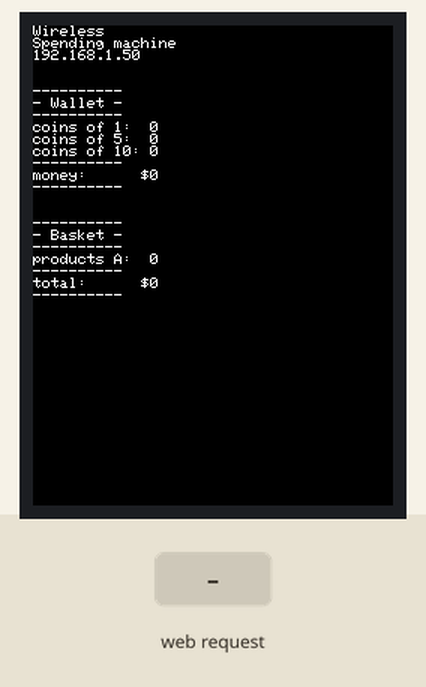
Recording of a sketch running on a simulated ESP32. Parts: 240×320 colour display. The test bench sets the inputs (shaded band). WiFi joins after 1.5 s; servers stay silent unless stated; what the sketch prints to the serial monitor is not drawn.

Above: at 2.9 s.
3.0 s: HTTP request GET /E received
At 4.2 s:
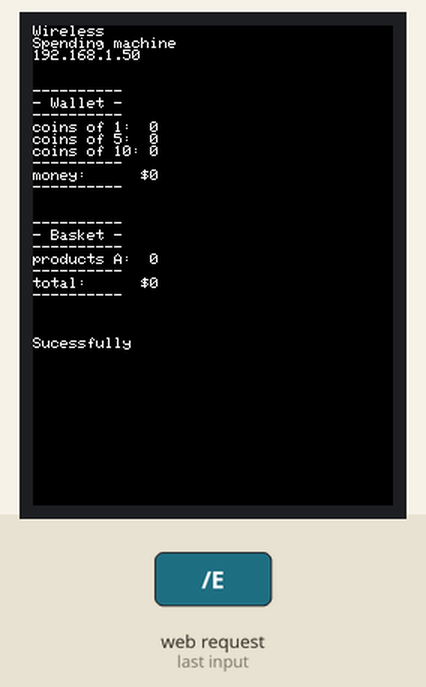
6.0 s: HTTP request GET /A received
At 6.5 s:
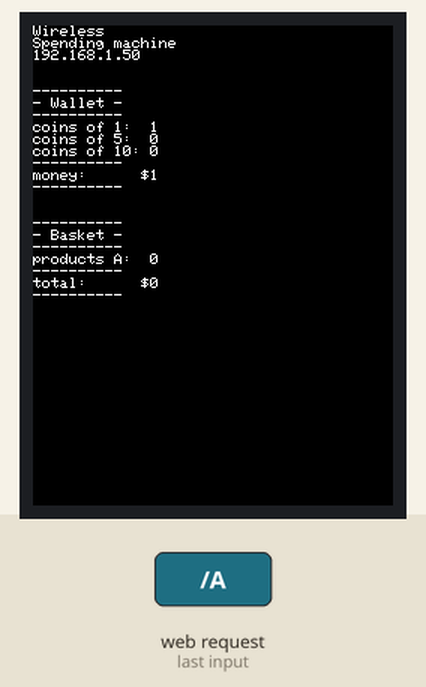
Timing chart, 0 to 9.0 s (numbered marks = the images above; inputs shaded):
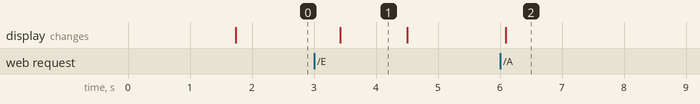

Measured:
- after the input at 3.0 s, the display: changes after 0.42 s (image 1)
- after the input at 6.0 s, the display: changes after 0.09 s (image 2)
- what the display in image 1 shows lasts 1.1 s, from 3.4 s to 4.5 s

The sketch:

wireless_spending_machine_v2.ino
```cpp
#include <WiFi.h>
#include <TFT_eSPI.h> // Hardware-specific library
#include <SPI.h>
#include "html.h"

TFT_eSPI tft = TFT_eSPI();
WiFiServer server(80);


enum{
  wait,
  verificate,
  availability,
  give_rest,
};
int state = wait;

typedef struct //coins struct
{
    uint8_t coins_1;
    uint8_t coins_5;
    uint8_t coins_10;
}coins;

typedef struct // products struct
{
    uint8_t A_num;
    int8_t A_price;

}products;

coins coins_in_the_machine = {
    .coins_1 = 50,
    .coins_5 = 50,
    .coins_10 = 50,
};
coins coins_user = {
    .coins_1 = 0,
    .coins_5 = 0,
    .coins_10 = 0,
};


products basket_user = {
    .A_num = 0,

};
products products_in_the_machine = {
    .A_num = 20,
    .A_price = 13,

};


const char* ssid     = "wifi_CARA_2.4";
const char* password = "18112000";

int contconexion = 0;
int val = 0;
String state_msg = "";
bool flag_no_coins = 0;


String header; //cadena de caracteres correspondiente a la instruccion


void setup_screen(){
  tft.init();
  tft.setRotation(4);
  tft.setTextSize(1);
  tft.setTextColor(TFT_WHITE);
}


void update_wallet(coins *ptr){
  int coins_1 = ptr->coins_1;
  int coins_5 = ptr->coins_5;
  int coins_10 = ptr->coins_10;
  int money = wallet_calc(&coins_user);

  tft.println("----------");
  tft.println("- Wallet -");
  tft.println("----------");
  tft.print("coins of 1:  ");
  tft.println(coins_1);
  tft.print("coins of 5:  ");
  tft.println(coins_5);
  tft.print("coins of 10: ");
  tft.println(coins_10);
  tft.println("----------");
  tft.print("money:      $");
  tft.println(money);
  tft.println("----------");
}

void update_basket(products *ptr_user, products *ptr_machine){
  int num_A = ptr_user->A_num;
  int price_A = ptr_machine->A_price;
  int total = num_A * price_A;

  tft.println("----------");
  tft.println("- Basket -");
  tft.println("----------");
  tft.print("products A:  ");
  tft.println(num_A);
  tft.println("----------");
  tft.print("total:      $");
  tft.println(total);
  tft.println("----------");
}


void update_screen(){
  tft.fillScreen(TFT_BLACK);
  tft.setCursor(0,0);

  tft.println("Wireless");
  tft.println("Spending machine");
  tft.println(WiFi.localIP());

  tft.println();
  tft.println();


  update_wallet(&coins_user);

  tft.println();
  tft.println();

  update_basket(&basket_user, &products_in_the_machine);

  tft.println();
  tft.println();
  tft.println();

  tft.println(state_msg);


}


//Funciones relacionadas con la máquina
void add_coins(coins *ptr, int num_coins){
  switch(num_coins){
    case 1:
      ptr->coins_1 = ptr->coins_1 + 1;
      break;
    case 5:
      ptr->coins_5 = ptr->coins_5 + 1;
      break;
    case 10:
      ptr->coins_10 = ptr->coins_10 + 1;
      break;
  }
}

void add_product(products *ptr){
  ptr->A_num = ptr->A_num + 1;
}

int wallet_calc(coins *ptr){
  int money = ptr->coins_1 + ptr->coins_5*5 + ptr->coins_10*10;
  return money;
}

int basket_price(products *ptr_num, products *ptr_price){
  int price = ptr_num->A_num*ptr_price->A_price;
  return price;
}

void trade_coins(coins *ptr_user, coins *ptr_machine, products *ptr_basket, products *ptr_products){
  uint8_t user_1 = ptr_user->coins_1;
  uint8_t user_5 = ptr_user->coins_5;
  uint8_t user_10 = ptr_user->coins_10;

  uint8_t machine_1 = ptr_machine->coins_1;
  uint8_t machine_5 = ptr_machine->coins_5;
  uint8_t machine_10 = ptr_machine->coins_10;

  uint8_t A_num_user = ptr_basket->A_num;
  uint8_t A_num_machine = ptr_products->A_num;

  uint8_t money = wallet_calc(&coins_user);
  uint8_t price = basket_price(&basket_user, &products_in_the_machine);

  uint8_t resto = money - price;

  //primero que todo se traspasan todas las monedas
  machine_1 = machine_1 + user_1;
  machine_5 = machine_5 + user_5;
  machine_10 = machine_10 + user_10;

  user_1 = 0;
  user_5 = 0;
  user_10 = 0;

  while(resto > 0){
    if(resto >= 10){
      if(machine_10 > 1){
        user_10 = user_10 + 1;
        machine_10 = machine_10 - 1;
        resto = resto - 10;
      }else{
        tft.println("no coins of 10");
        flag_no_coins = 1;
      }
    }
    if(resto >= 5){
      if(machine_5 > 1){
        user_5 = user_5 + 1;
        machine_5 = machine_5 - 1;
        resto = resto - 5;
      }else{
        tft.println("no coins of 5");
        flag_no_coins = 1;
      }
    }
    if(resto >= 1){
      if(machine_1 > 1){
        user_1 = user_1 + 1;
        machine_1 = machine_1 - 1;
        resto = resto - 1;
      }else{
        tft.println("no coins of 1");
        flag_no_coins = 1;
      }
    }
  }
  ptr_products->A_num = A_num_machine - A_num_user;
  ptr_basket->A_num = 0;

  ptr_user->coins_1 = user_1;
  ptr_user->coins_5 = user_5;
  ptr_user->coins_10 = user_10;

  ptr_machine->coins_1 = machine_1;
  ptr_machine->coins_5 = machine_5;
  ptr_machine->coins_10 = machine_10;

}

bool money_enough(){
  int money = wallet_calc(&coins_user);
  int price = basket_price(&basket_user, &products_in_the_machine);
  if(money >= price){
    return 1;
  }else{
    return 0;
  }
}

bool coins_enough(){
  return 1;
}

bool products_available(){
  return 1;
}


void handle_request(){
  WiFiClient client = server.available();
  if(client){
    //new client
    String  current_line = "";
    while(client.connected()){
      if(client.available()){ //si hay un dato en el buffer
        char c = client.read(); // lo guarda en c
        header += c; // se concatena al final de la cadena header
        if(c == '\n'){ // si c es un salto de linea
          if(current_line.length() == 0){
//add coins
            if(header.indexOf("GET /A") >= 0){
              add_coins(&coins_user,1);
              update_screen();
            }
            if(header.indexOf("GET /B") >= 0){
              add_coins(&coins_user,5);
              update_screen();
            }
            if(header.indexOf("GET /C") >= 0){
              add_coins(&coins_user,10);
              update_screen();
            }
///add products
            if(header.indexOf("GET /D") >= 0){
              add_product(&basket_user);
              update_screen();
            }
//process the buy
            if(header.indexOf("GET /E") >= 0){
              state = verificate;
            }
            client.println(pagina);
            // Aquí empieza a terminar la comunicación con el cliente
            client.println();  //envía una linea en blanco
            break;
          }else{                     //si la longitud de current_line != 0
            current_line = "";       //si había una linea, la borra para comenzar una nueva comunicacion
          }

        }else if(c != '\r'){ // si c es dinstinto del retorno de carro
          current_line += c; // llena current_line con los caracteres hasta completar el comando (\r\n)
        }
      }
    }
    //cuando sale del while(client.connected())
    header = "";
    client.stop(); //termina la conexión
  }
}

void wifi_begin(){
  WiFi.begin(ssid, password);
  while (WiFi.status() != WL_CONNECTED and contconexion <50) {
    ++contconexion;
    delay(500);
    Serial.print(".");
  }
  if (contconexion <50) {
      Serial.println("");
      Serial.println("WiFi conectado");
      Serial.println(WiFi.localIP());
      server.begin(); // iniciamos el servidor
  }
  else {
      Serial.println("");
      Serial.println("Error de conexion");
  }
}

void handle_machine(){
  switch(state){
    case wait:
      handle_request();
      break;

    case verificate:
      if(money_enough()){
        state = availability;
      }else{
        state_msg = "insufficient coins";
        update_screen();
        delay(1000);
        state_msg = "";
        update_screen();
        state = wait;
      }
      break;

    case availability:
      if(coins_enough() && products_available()){
        state = give_rest;
      }else{
        //terminar de crear
        state_msg = "problem with machine";
        update_screen();
        delay(1000);
        state_msg = "";
        update_screen();
        state = wait;
      }
      break;

    case give_rest:
      trade_coins(&coins_user, &coins_in_the_machine, &basket_user, &products_in_the_machine);
      state_msg = "Sucessfully";
      update_screen();
      delay(1000);
      state_msg = "";
      update_screen();
      state = wait;
      break;
  }
}

void setup() {
  wifi_begin();
  setup_screen();
  update_screen();
}

void loop() {
  delay(100);
  handle_machine();
}
```

html.h
```cpp
String pagina = "<!DOCTYPE html>"
"<html>"
"<head>"
"<meta charset='utf-8' />"
"<title>Spending machine web</title>"
"</head>"
"<body>"
"<center>"
"<h1>Spending machine web</h1>"

/*Coins buttons */
"<h2>Press the buttons to insert coins</h2>"
"<p><a href='/A'><button style='height:50px;width:100px'>1 coin</button></a></p>"
"<p><a href='/B'><button style='height:50px;width:100px'>5 coins</button></a></p>"
"<p><a href='/C'><button style='height:50px;width:100px'>10 coins</button></a></p>"

"<h2>Press the buttons to select the product</h2>"
"<p><a href='/D'><button style='height:50px;width:100px'>Product A</button></a></p>"

"<p><a href='/E'><button style='height:50px;width:100px'>Buy</button></a></p>"


"</center>"
"</body>"
"</html>";
```
